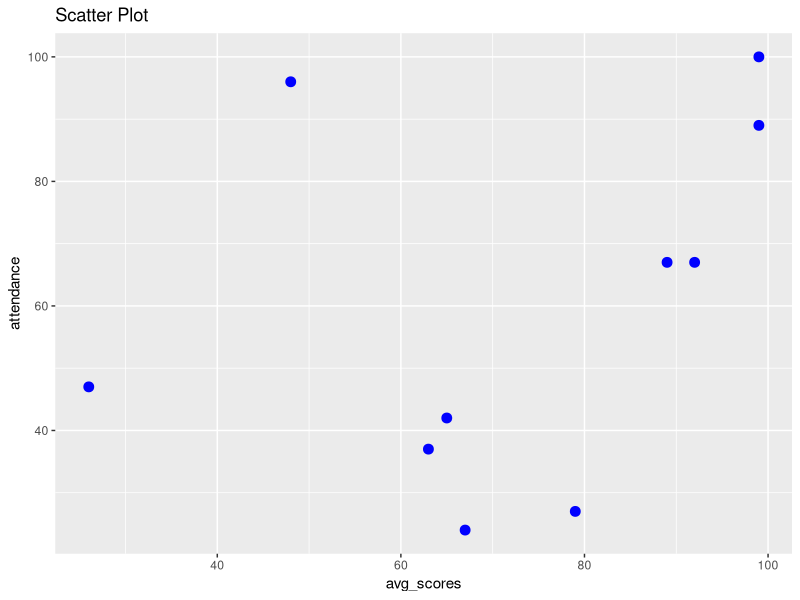
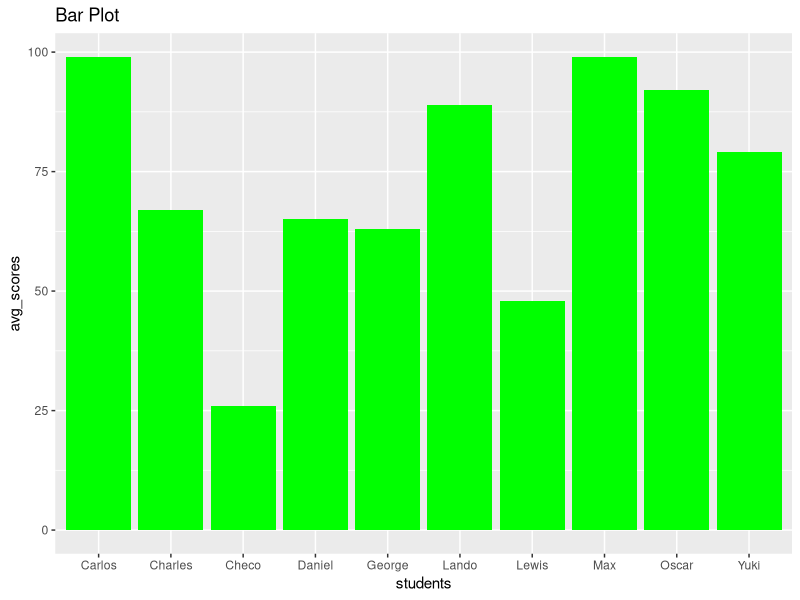
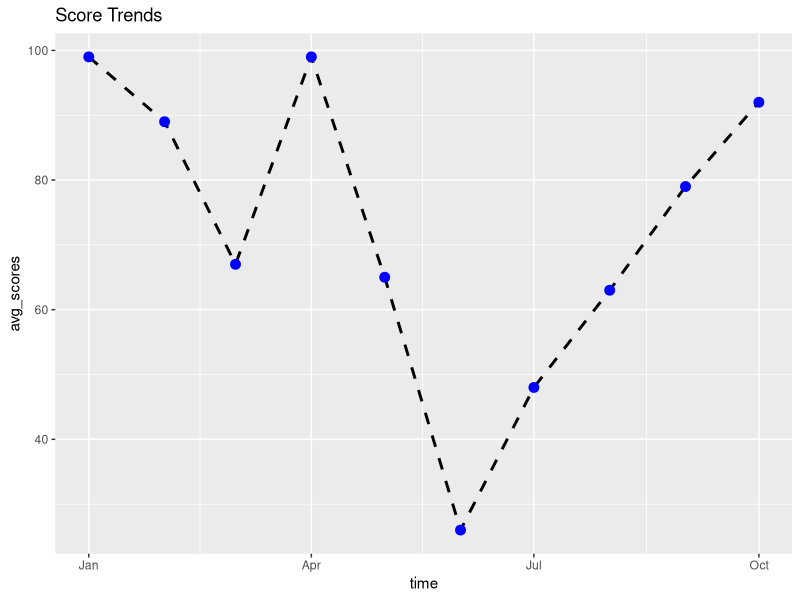
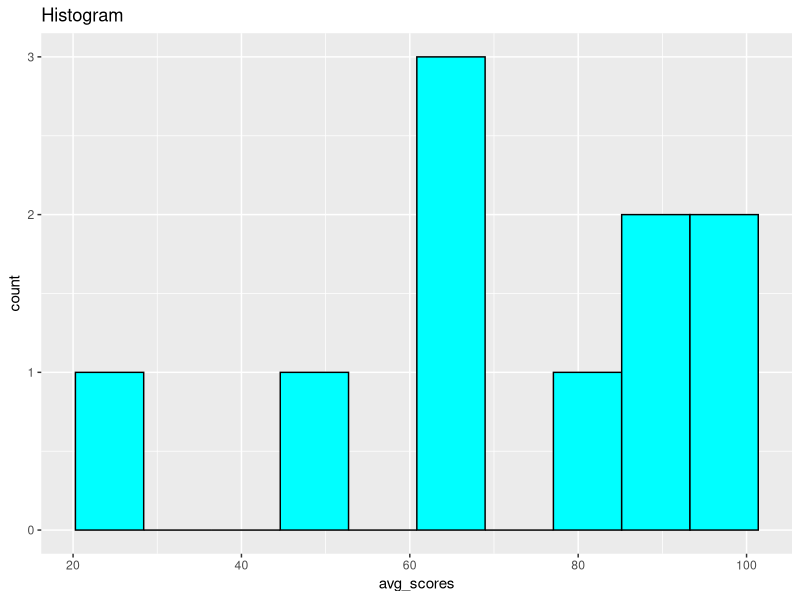
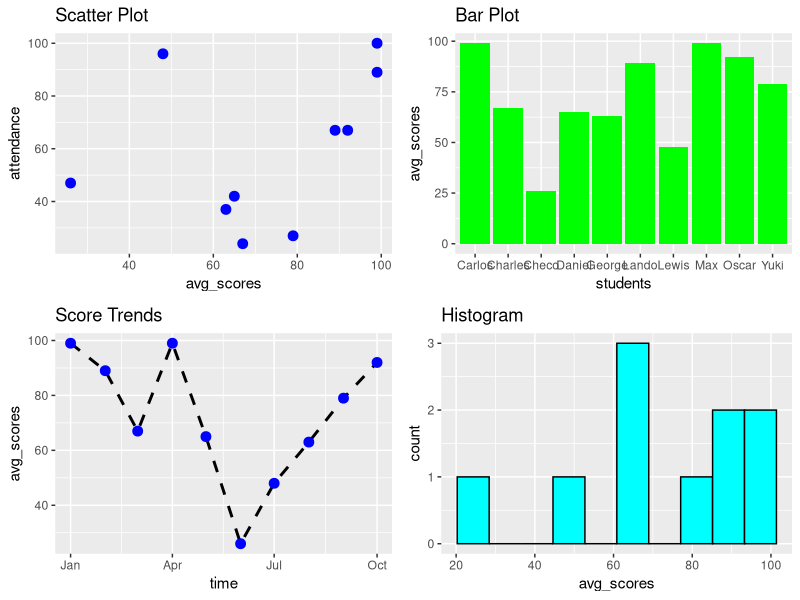

Write R code to recreate these figures, in order.
library(ggplot2)
library(gridExtra)

students <- c("Max", "Lando", "Charles", "Carlos", "Daniel",
              "Checo", "Lewis", "George", "Yuki", "Oscar")
avg_scores <- c(99, 89, 67, 99, 65, 26, 48, 63, 79, 92)
attendance <- c(100, 67, 24, 89, 42, 47, 96, 37, 27, 67)

student_data <- data.frame(students, avg_scores, attendance)

print(student_data)

# scatter plot of average scores vs attendance
scplot <- ggplot(student_data, aes(x=avg_scores, y=attendance)) + geom_point(size=3, color="blue") + labs(title="Scatter Plot")
print(scplot)

# bar plot of average scores of every student
bplot <- ggplot(student_data, aes(x=students, y=avg_scores)) + geom_bar(stat="identity", fill="green") + labs(title="Bar Plot")
print(bplot)

student_data$time <- seq(as.Date("2024-01-01"), by="month", length.out=10)
# line plot of score trends
lplot <- ggplot(student_data, aes(x=time, y=avg_scores)) + geom_line(linetype=2, size=1) + labs(title="Score Trends") + geom_point(color="blue", size=3)
print(lplot)

# histogram of scores
hplot <- ggplot(student_data, aes(x=avg_scores)) + geom_histogram(bins=10, color="black", fill="cyan") + labs(title="Histogram")
print(hplot)

grid.arrange(scplot, bplot, lplot, hplot)